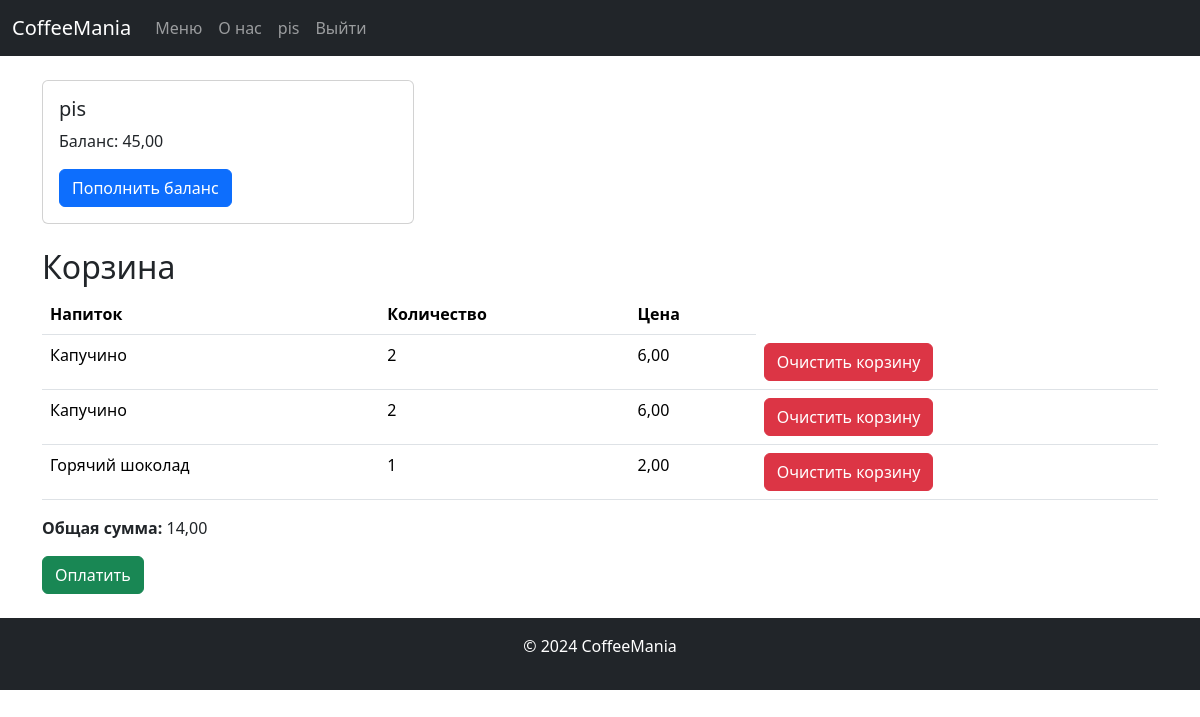
The app's page /profile/ (signed in) with its own data.
### coffee/models.py (models this page shows, shortened)
class Account(models.Model):
    user = models.OneToOneField(User, on_delete=models.CASCADE)
    balance = models.DecimalField(max_digits=10, decimal_places=2, default=0.00)

class Purchase(models.Model):
    user = models.ForeignKey(User, on_delete=models.CASCADE)
    drink = models.ForeignKey(Drink, on_delete=models.CASCADE)
    quantity = models.PositiveIntegerField()
    total_price = models.DecimalField(max_digits=10, decimal_places=2)
    ingredients = models.ManyToManyField(Ingredient, blank=True)

class Drink(models.Model):
    name = models.CharField(max_length=100)
    price = models.DecimalField(max_digits=5, decimal_places=2)
    available_portions = models.PositiveIntegerField(default=0)
    ingredients = models.ManyToManyField(Ingredient, related_name='drinks')
    photo = models.ImageField(upload_to='images/%Y/%m/%d/', default=True, verbose_name='Фото')

### coffee/views.py (the view)
# urls.py: path('profile/', views.profile, name="profile"),
@login_required
def profile(request):
    info = Account.objects.get(user=request.user)
    purchases = Purchase.objects.filter(user=request.user)
    total_price = sum(purchase.total_price for purchase in purchases)
    return render(request, 'pages/profile.html', {'info': info, 'purchases': purchases,
        'total_price': total_price})

### coffee/templates/pages/profile.html (shortened to what this page needs)
{% extends 'pages/base.html' %}
{% load static %}
{% block content %}
<div class="col-md-4 mb-4">
            <div class="card h-100">
                <div class="card-body">
                    <h5 class="card-title">{{ info.user }}</h5>
                    <p class="card-text">Баланс: {{ info.balance }}</p>
                    <a href="{% url 'deposit' %}" class="btn btn-primary">Пополнить баланс</a>
                </div>
            </div>
</div>
<h2>Корзина</h2>
<table class="table">
    <thead>
        <tr>
            <th>Напиток</th>
            <th>Количество</th>
            <th>Цена</th>
        </tr>
    </thead>
<tbody>
    {% for purchase in purchases %}
        <tr>
            <td>{{ purchase.drink.name }}</td>
            <td>{{ purchase.quantity }}</td>
            <td>{{ purchase.total_price }}</td>
            <td>
                <form action="{% url 'clear_cart' %}" method="post">
                    <button type="submit" class="btn btn-danger">Очистить корзину</button>
                </form>
            </td>
        </tr>
    {% empty %}
        <tr>
            <td colspan="4">Ваша корзина пуста.</td>
        </tr>
    {% endfor %}
</tbody>
</table>
<p><strong>Общая сумма:</strong> {{ total_price }}</p>
{% if total_price > 0 %}
    <form method="post" action="{% url 'checkout' %}">
        <button type="submit" class="btn btn-success">Оплатить</button>
    </form>
{% else %}
    <a href="{% url 'menu' %}" class="btn btn-primary">Вернуться в меню</a>
{% endif %}
{% endblock %}

### coffee/templates/pages/base.html (shortened to what this page needs)
<!DOCTYPE html>
<html lang="en">
<head>
    <link href="https://cdn.jsdelivr.net/npm/bootstrap@5.3.3/dist/css/bootstrap.min.css" rel="stylesheet">
</head>
<body>
    <nav class="navbar navbar-expand-lg navbar-dark bg-dark">
        <div class="container-fluid">
            <a class="navbar-brand" href="{% url 'main' %}">CoffeeMania</a>
            <div class="collapse navbar-collapse" id="navbarNav">
                <ul class="navbar-nav">
                    <li class="nav-item">
                        <a class="nav-link" href="{% url 'menu' %}">Меню</a>
                    </li>
                    <li class="nav-item">
                        <a class="nav-link" href="{% url 'about' %}">О нас</a>
                    </li>
                    {% if user.is_authenticated %}
                        <li class="nav-item">
                            <a class="nav-link" href="{% url 'profile' %}">{{ user.username }}</a>
                        </li>
                        <li class="nav-item">
                            <a class="nav-link" href="{% url 'logout' %}">Выйти</a>
                        </li>
                    {% endif %}
                </ul>
            </div>
        </div>
    </nav>
    <main class="container mt-4">
        {% block content %}{% endblock %}
    </main>
    <footer class="bg-dark text-white text-center py-3 mt-4">
        <p>&copy; 2024 CoffeeMania</p>
    </footer>
</body>
</html>

### records on screen
Account: user "pis", balance "45,00"
Purchase: drink.name "Капучино", quantity "2", total_price "6,00"
Purchase: drink.name "Капучино", quantity "2", total_price "6,00"
Purchase: drink.name "Горячий шоколад", quantity "1", total_price "2,00"

### other values on screen
{{ user.username }} "pis"
{{ total_price }} "14,00"
